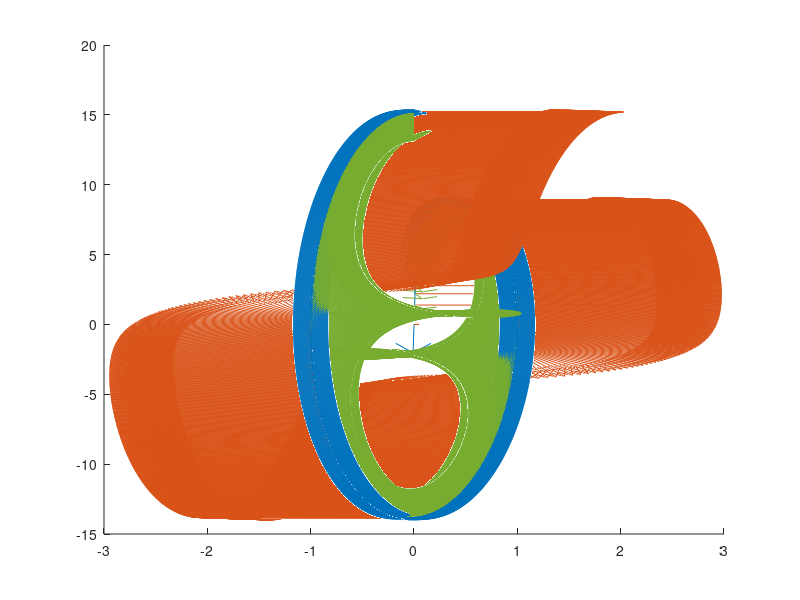

MATLAB code to generate this figure:
fileID = fopen('math2zz3_hw1_data_file.txt');
data = fscanf(fileID,'%u%g%g%g', [4 2000]);
fclose(fileID);

t = data(1,:);
ft = 1*data(2,:);
gt = 2*data(3,:);
ht = 9*data(4,:);
N = 2000;

df = zeros(1, N-1);
dg = zeros(1, N-1);
dh = zeros(1, N-1);
tanx = zeros(1, N-1);
tany = zeros(1, N-1);
tanz = zeros(1, N-1);
rSpeed = zeros(1, N-1);
dtanx = zeros(1, N-1);
dtany = zeros(1, N-1);
dtanz = zeros(1, N-1);
tanSpeed = zeros(1, N-1);
normx = zeros(1, N-1);
normy = zeros(1, N-1);
normz = zeros(1, N-1);

for i=1:N-1
  df(i) = (ft(i+1) - ft(i))/(t(i+1)-t(i));
  dg(i) = (gt(i+1) - gt(i))/(t(i+1)-t(i));
  dh(i) = (ht(i+1) - ht(i))/(t(i+1)-t(i));
  rSpeed(i) = sqrt((df(i))^2+(dg(i))^2+(dh(i))^2);
  tanx(i) = df(i)/rSpeed(i);
  tany(i) = dg(i)/rSpeed(i);
  tanz(i) = dh(i)/rSpeed(i);
 
end

for i=1:N-2
  dtanx(i) = (tanx(i+1) - tanx(i))/(t(i+1)-t(i));
  dtany(i) = (tany(i+1) - tany(i))/(t(i+1)-t(i));
  dtanz(i) = (tanz(i+1) - tanz(i))/(t(i+1)-t(i));
end 

for i=1:N-1
  tanSpeed(i) = sqrt((dtanx(i))^2+(dtany(i))^2+(dtanz(i))^2);
  normx(i) = dtanx(i)/tanSpeed(i);
  normy(i) = dtany(i)/tanSpeed(i);
  normz(i) = dtanz(i)/tanSpeed(i);
end

Bx = zeros(1,N-2);
By = zeros(1,N-2);
Bz = zeros(1,N-2);

% calc the binormal vector
for i=1:N-1
    Bx(i) = tany(i)*normz(i) - normy(i)*tanz(i);
    By(i) = tanz(i)*normx(i) - normz(i)*tanx(i);
    Bz(i) = tanx(i)*normy(i) - normx(i)*tany(i);
end

disp(Bx(1,321));
disp(By(1,321));
disp(Bz(1,321));


hold on;
quiver3(ft(1:N-1),gt(1:N-1),ht(1:N-1),tanx(1:N-1),tany(1:N-1),tanz(1:N-1),0.5);
quiver3(ft(1:N-2),gt(1:N-2),ht(1:N-2),normx(1:N-2),normy(1:N-2),normz(1:N-2),0.5);
quiver3(ft(1:N-2),gt(1:N-2),ht(1:N-2),Bx(1:N-2),By(1:N-2),Bz(1:N-2),0.5);
hold off;
